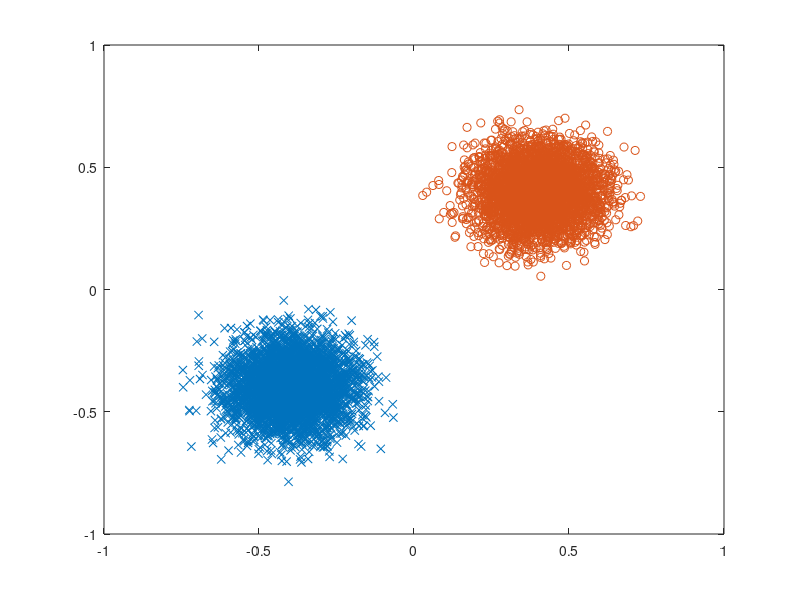

This figure's MATLAB source:
samples=4000;

function r = gauss_rand(n, m, mu, sigma)
    % Generate random number based on inverse transform sampling method
    % n: number of rows
    % m: number of columns
    % mu: mean of distribution
    % sigma: standard deviation of distribution

    if nargin < 4
        mu = 0;
        sigma = 1;
    end
    r = sqrt(2) * sigma * erfinv(2 * rand(n, m) - 1) + mu;
end

% generate class id 1
class_id=1;
x_mean = -0.4;
y_mean = 0.4;
x_var = 0.1;
y_var = 0.1;
tz0_x=gauss_rand(samples,1,x_mean,x_var);
tz0_y=gauss_rand(samples,1,x_mean,x_var);
tz0=[tz0_x tz0_y ones(samples,1)*class_id];

% generate class id 2
class_id=2;
x_mean = 0.4;
y_mean = 0.4;
x_var = 0.1;
y_var = 0.1;
tz1_x=gauss_rand(samples,1,x_mean,x_var);
tz1_y=gauss_rand(samples,1,x_mean,x_var);
tz1=[tz1_x tz1_y ones(samples,1)*class_id];

% write to file
file_id = fopen('gaussian.data', 'w');
fdisp(file_id, tz0);
fdisp(file_id, tz1);
fclose(file_id);

% plot, if you want to, uncomment
plot(tz0_x, tz0_y, 'x');
hold on
plot(tz1_x, tz1_y, 'o');
hold off


